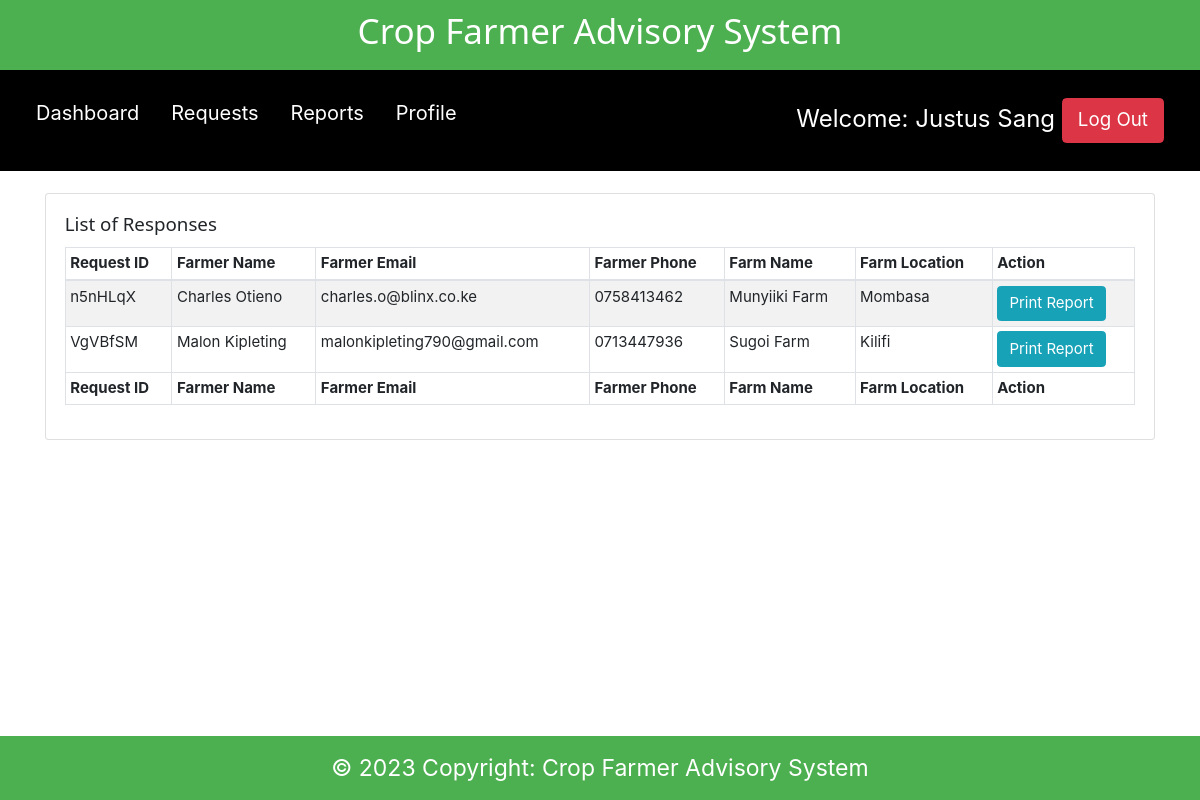
The app's page /admin/reports.php (signed in) with its own data.
### tables this page shows
CREATE TABLE `farmer_request_advice_details` (
  `id` int(11) NOT NULL,
  `request_id` varchar(100) NOT NULL,
  `farmer_id` varchar(100) NOT NULL,
  `farm_id` varchar(100) NOT NULL,
  `crop_id` varchar(100) NOT NULL,
  `activity_id` varchar(100) NOT NULL,
  `short_description` varchar(800) NOT NULL,
  `date_of_activity` varchar(250) DEFAULT NULL,
  `date_added` datetime NOT NULL DEFAULT CURRENT_TIMESTAMP
);

CREATE TABLE `request_response_details` (
  `id` int(11) NOT NULL,
  `request_id` varchar(100) NOT NULL,
  `officer_id` varchar(100) DEFAULT NULL,
  `response` longtext,
  `request_status` varchar(255) NOT NULL DEFAULT 'Pending',
  `date_added` timestamp NOT NULL DEFAULT CURRENT_TIMESTAMP
);

CREATE TABLE `farmer_details` (
  `id` int(11) NOT NULL,
  `farmer_id` varchar(40) NOT NULL,
  `farmer_fname` varchar(100) NOT NULL,
  `farmer_lname` varchar(100) NOT NULL,
  `farmer_email` varchar(50) NOT NULL,
  `farmer_phone` varchar(50) NOT NULL,
  `Gender` varchar(50) NOT NULL,
  `farmer_password` varchar(255) NOT NULL,
  `date_added` datetime NOT NULL DEFAULT CURRENT_TIMESTAMP
);

CREATE TABLE `farm_details` (
  `id` int(11) NOT NULL,
  `farm_id` varchar(255) NOT NULL,
  `farm_name` varchar(255) NOT NULL,
  `farm_location` varchar(255) NOT NULL,
  `farm_size` varchar(100) NOT NULL,
  `soil_id` varchar(255) NOT NULL,
  `date_added` timestamp NOT NULL DEFAULT CURRENT_TIMESTAMP
);

CREATE TABLE `county_details` (
  `id` int(11) NOT NULL,
  `county_id` varchar(20) NOT NULL,
  `county_name` varchar(50) NOT NULL
);

### admin/reports.php (the view, shortened to what this page needs)
<?php
include 'connection.php';
$officer_id = $_SESSION['officerId'];
?>
<!DOCTYPE html>
<html>
<head>
    <?php
include './components/header.php';
?>
</head>
<body>
    <?php
include './components/navbar.php';
?>
    <div class="container">
        <div class="row">
            <div class="col-md-12">
                <div class="card">
                    <div class="card-body">
                        <h5 class="card-title">List of Responses</h5>
                        <table id="dtBasicExample" class="table table-striped table-bordered table-sm" cellspacing="0"
                            width="100%">
                            <thead>
                                <tr>
                                    <th>Request ID</th>
                                    <th>Farmer Name</th>
                                    <th>Farmer Email</th>
                                    <th>Farmer Phone</th>
                                    <th>Farm Name</th>
                                    <th>Farm Location</th>
                                    <th>Action</th>
                                </tr>
                            </thead>
                            <tbody>
                                <?php
  if($officer_id){
      $data_fetch_query = "SELECT * FROM `farmer_request_advice_details`
      INNER JOIN request_response_details ON request_response_details.request_id = farmer_request_advice_details.request_id
      INNER JOIN farm_details ON farm_details.farm_id = farmer_request_advice_details.farm_id
      INNER JOIN farmer_details ON  farmer_details.farmer_id = farmer_request_advice_details.farmer_id
      INNER JOIN county_details ON county_details.county_id = farm_details.farm_location
      INNER JOIN soil_details ON soil_details.soil_id = farm_details.soil_id
      WHERE request_response_details.officer_id = '$officer_id'";
      $data_result = mysqli_query($db, $data_fetch_query);
      if ($data_result->num_rows > 0){
          while($row = $data_result->fetch_assoc()) {
              $request_id = $row['request_id'];
              $farmer_id = $row['farmer_id'];
              $farmer_fname = $row['farmer_fname'];
              $farmer_lname = $row['farmer_lname'];
              $farmer_email = $row['farmer_email'];
              $farmer_tel = $row['farmer_phone'];
              $farm_name = $row['farm_name'];
              $county_name = $row['county_name'];
      echo "<tr> <td>" .$request_id.  "</td>";
      echo "<td>" . $farmer_fname." ".$farmer_lname."</td>";
      echo "<td>" .$farmer_email."</td>";
      echo "<td>" .$farmer_tel."</td>";
      echo "<td>" .$farm_name."</td>";
      echo "<td>" . $county_name."</td>";
      echo "<td>
      <form method ='POST' action=''>
      <input  type='text' hidden readonly name='farmer_Id' value='$farmer_id'>
      <input  type='text' hidden readonly name='request_Id' value='$request_id'>
      <input type='submit' name='printReportBtn' value='Print Report'  class='btn btn-info printReportBtn'>
      </form>
      </td> </tr>";
      }
      }else{
      echo "<td>"."No Data Found"."</td>";
      }
      } else{
          echo "<td>"."No farms available"."</td>";
      }
?>
                            </tbody>
                            <tfoot>
                                <tr>
                                    <th>Request ID</th>
                                    <th>Farmer Name</th>
                                    <th>Farmer Email</th>
                                    <th>Farmer Phone</th>
                                    <th>Farm Name</th>
                                    <th>Farm Location</th>
                                    <th>Action</th>
                                </tr>
                            </tfoot>
                        </table>
                    </div>
                </div>
            </div>
        </div>
        <?php
include './components/footer.php';
            ?>
    </div>
</body>
</html>

### admin/css/w3css.css (style rules this page uses)
html { box-sizing:border-box }
*,*:before,*:after { box-sizing:inherit }
html { -ms-text-size-adjust:100%;-webkit-text-size-adjust:100% }
body { margin:0 }
button,input,select,textarea { font:inherit;margin:0 }
button,input { overflow:visible }
button,html [type=button],[type=reset],[type=submit] { -webkit-appearance:button }
html,body { font-family:Verdana,sans-serif;font-size:15px;line-height:1.5 }
html { overflow-x:hidden }
h1,h2,h3,h4,h5,h6,.w3-slim,.w3-wide { font-family:"Segoe UI",Arial,sans-serif }
h5 { font-size:18px }
h1,h2,h3,h4,h5,h6 { font-weight:400;margin:10px 0 }

### admin/css/style.css (style rules this page uses)
html { padding: 0; margin: 0; }

### records on screen
farmer_request_advice_details: request_response_details.request_id "n5nHLqX", farmer.farmer_fname "Charles", farmer.farmer_lname "Otieno", farmer.farmer_email "charles.o@blinx.co.ke", farmer.farmer_phone "0758413462", farm.farm_name "Munyiiki Farm", county_details.county_name "Mombasa"
farmer_request_advice_details: request_response_details.request_id "VgVBfSM", farmer.farmer_fname "Malon", farmer.farmer_lname "Kipleting", farmer.farmer_email "malonkipleting790@gmail.com", farmer.farmer_phone "0713447936", farm.farm_name "Sugoi Farm", county_details.county_name "Kilifi"

### other values on screen
$name "Justus Sang"
